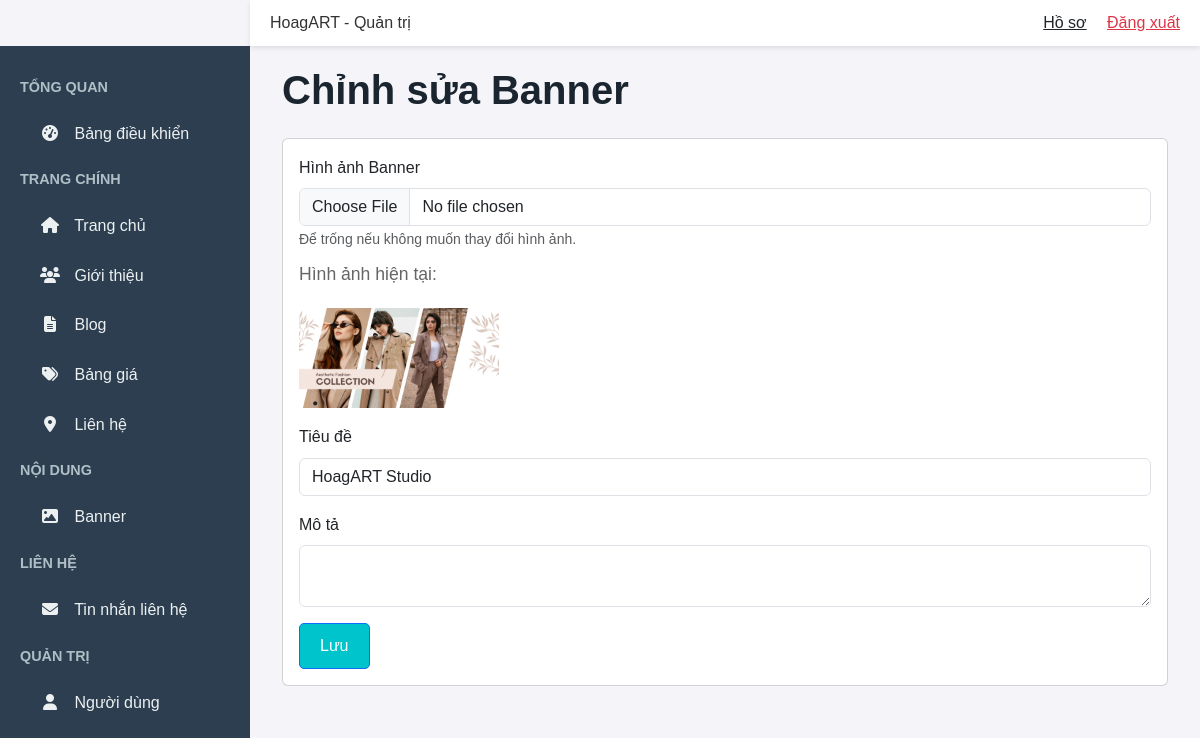
The app's page /admin/banners/edit/5 (signed in), older data.
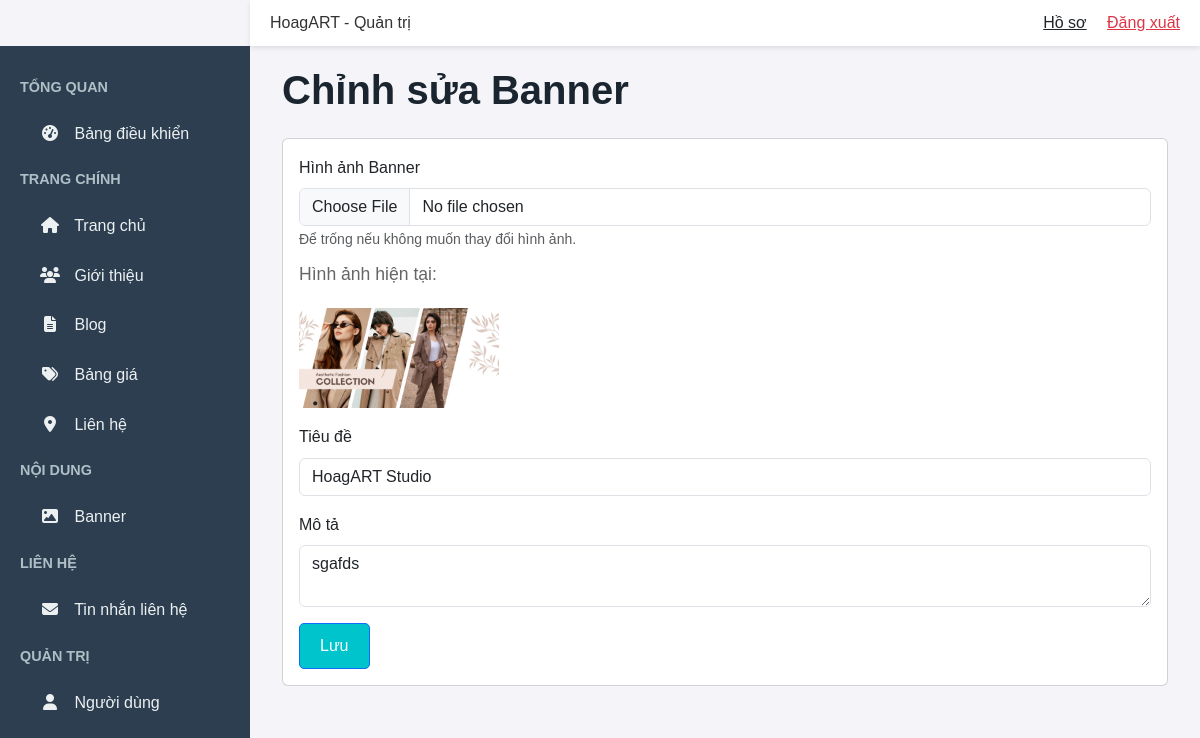
The same page, newer data.
### app/models/banner.py (models this page shows, shortened)
class Banner(db.Model):
    id = db.Column(db.Integer, primary_key=True)
    image_url = db.Column(db.String(200), nullable=False)
    title = db.Column(db.String(100), nullable=False)
    description = db.Column(db.Text)
    created_at = db.Column(db.DateTime, default=datetime.utcnow)

### app/blueprints/admin/routes.py (the view, shortened to what this page needs)
@admin_bp.route('/banners/edit/<int:id>', methods=['GET', 'POST'])
@login_required
@admin_required
def edit_banner(id):
    banner = Banner.query.get_or_404(id)
    form = EditBannerForm(obj=banner)
    return render_template('admin/edit_banner.html', form=form, banner=banner)

### app/blueprints/admin/forms.py
class EditBannerForm(FlaskForm):
    image = FileField('Hình ảnh Banner', validators=[Optional(), FileAllowed(['jpg', 'jpeg', 'png', 'gif'], 'Chỉ Chỉ cho phép!')])
    title = StringField('Tiêu đề', validators=[DataRequired(), Length(max=100)])
    description = TextAreaField('Mô tả', validators=[Optional(), Length(max=500)])
    submit = SubmitField('Lưu')

### app/blueprints/admin/routes.py (called while the page is built)
def admin_required(f):
    @wraps(f)
    def decorated_function(*args, **kwargs):
        if not current_user.is_authenticated or not current_user.is_admin:
            flash('Bạn không có quyền truy cập trang này.', 'error')
            return redirect(url_for('main.home'))
        return f(*args, **kwargs)
    return decorated_function

### app/templates/admin/edit_banner.html (shortened to what this page needs)
{% extends "admin/base.html" %}  {% block content %}
<div class="container-fluid">
    <h1 class="mb-4">Chỉnh sửa Banner</h1>
    <div class="card">
        <div class="card-body">
            <form method="POST" enctype="multipart/form-data">
                <div class="mb-3">
                    {{ form.image.label(class="form-label") }} {{
                    form.image(class="form-control") }}
                    <small class="form-text text-muted"
                        >Để trống nếu không muốn thay đổi hình ảnh.</small
                    >
                     {% if banner.image_url %}
                    <div class="mt-2">
                        <p>Hình ảnh hiện tại:</p>
                        <img
                            src="{{ banner.image_url }}"
                            alt="{{ banner.title }}"
                            width="200"
                        />
                    </div>
                    {% endif %}
                </div>
                <div class="mb-3">
                    {{ form.title.label(class="form-label") }} {{
                    form.title(class="form-control") }}
                </div>
                <div class="mb-3">
                    {{ form.description.label(class="form-label") }} {{
                    form.description(class="form-control") }}
                </div>
                {{ form.submit(class="btn btn-primary") }}
            </form>
        </div>
    </div>
</div>
{% endblock %}

Row changes from the older to the newer data that the page shows:
changed Banner "HoagART Studio": description (not shown) → "sgafds"
